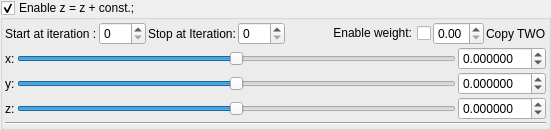
    <widget class="MyGroupBox" name="groupCheck_mandelbulb5_additionConstant2_enabled">
     <property name="title">
      <string>Enable z = z + const.;</string>
     </property>
     <property name="checkable">
      <bool>true</bool>
     </property>
     <layout class="QVBoxLayout" name="verticalLayout_13" stretch="0,0,0">
      <property name="spacing">
       <number>2</number>
      </property>
      <property name="leftMargin">
       <number>2</number>
      </property>
      <property name="topMargin">
       <number>2</number>
      </property>
      <property name="rightMargin">
       <number>2</number>
      </property>
      <property name="bottomMargin">
       <number>2</number>
      </property>
      <item>
       <layout class="QGridLayout" name="gridLayout_8">
        <item row="0" column="5">
         <widget class="QCheckBox" name="checkBox_mandelbulb5_additionConstant2_weight_enabled">
          <property name="layoutDirection">
           <enum>Qt::RightToLeft</enum>
          </property>
          <property name="text">
           <string>Enable weight:</string>
          </property>
         </widget>
        </item>
        <item row="0" column="4">
         <spacer name="horizontalSpacer_7">
          <property name="orientation">
           <enum>Qt::Horizontal</enum>
          </property>
          <property name="sizeHint" stdset="0">
           <size>
            <width>40</width>
            <height>20</height>
           </size>
          </property>
         </spacer>
        </item>
        <item row="0" column="6">
         <widget class="MyDoubleSpinBox" name="spinbox_mandelbulb5_additionConstant2_weight">
          <property name="sizePolicy">
           <sizepolicy hsizetype="Minimum" vsizetype="Maximum">
            <horstretch>0</horstretch>
            <verstretch>0</verstretch>
           </sizepolicy>
          </property>
          <property name="decimals">
           <number>2</number>
          </property>
          <property name="minimum">
           <double>0.000000000000000</double>
          </property>
          <property name="maximum">
           <double>1.000000000000000</double>
          </property>
          <property name="singleStep">
           <double>0.100000000000000</double>
          </property>
         </widget>
        </item>
        <item row="0" column="8">
         <widget class="QLabel" name="label_110">
          <property name="text">
           <string>Copy TWO</string>
          </property>
         </widget>
        </item>
        <item row="0" column="3">
         <widget class="MySpinBox" name="spinboxInt_mandelbulb5_additionConstant2_stop_iterations">
          <property name="sizePolicy">
           <sizepolicy hsizetype="Minimum" vsizetype="Maximum">
            <horstretch>0</horstretch>
            <verstretch>0</verstretch>
           </sizepolicy>
          </property>
          <property name="maximum">
           <number>250</number>
          </property>
         </widget>
        </item>
        <item row="0" column="1">
         <widget class="MySpinBox" name="spinboxInt_mandelbulb5_additionConstant2_start_iterations">
          <property name="sizePolicy">
           <sizepolicy hsizetype="Minimum" vsizetype="Maximum">
            <horstretch>0</horstretch>
            <verstretch>0</verstretch>
           </sizepolicy>
          </property>
          <property name="minimum">
           <number>0</number>
          </property>
          <property name="maximum">
           <number>250</number>
          </property>
          <property name="value">
           <number>0</number>
          </property>
         </widget>
        </item>
        <item row="0" column="2">
         <widget class="QLabel" name="label_53">
          <property name="text">
           <string>Stop at Iteration:</string>
          </property>
         </widget>
        </item>
        <item row="0" column="0">
         <widget class="QLabel" name="label_50">
          <property name="text">
           <string>Start at iteration :</string>
          </property>
         </widget>
        </item>
       </layout>
      </item>
      <item>
       <layout class="QGridLayout" name="gridLayout_16">
        <property name="spacing">
         <number>2</number>
        </property>
        <item row="2" column="3">
         <widget class="MyDoubleSpinBox" name="spinbox3_mandelbulb5_additionConstant2_z">
          <property name="sizePolicy">
           <sizepolicy hsizetype="Minimum" vsizetype="Maximum">
            <horstretch>0</horstretch>
            <verstretch>0</verstretch>
           </sizepolicy>
          </property>
          <property name="decimals">
           <number>6</number>
          </property>
          <property name="minimum">
           <double>-99.989999999999995</double>
          </property>
          <property name="singleStep">
           <double>0.100000000000000</double>
          </property>
         </widget>
        </item>
        <item row="2" column="1">
         <widget class="QLabel" name="label_13">
          <property name="text">
           <string>z:</string>
          </property>
         </widget>
        </item>
        <item row="0" column="1">
         <widget class="QLabel" name="label_6">
          <property name="text">
           <string>x:</string>
          </property>
         </widget>
        </item>
        <item row="1" column="3">
         <widget class="MyDoubleSpinBox" name="spinbox3_mandelbulb5_additionConstant2_y">
          <property name="sizePolicy">
           <sizepolicy hsizetype="Minimum" vsizetype="Maximum">
            <horstretch>0</horstretch>
            <verstretch>0</verstretch>
           </sizepolicy>
          </property>
          <property name="decimals">
           <number>6</number>
          </property>
          <property name="minimum">
           <double>-99.989999999999995</double>
          </property>
          <property name="singleStep">
           <double>0.100000000000000</double>
          </property>
         </widget>
        </item>
        <item row="0" column="3">
         <widget class="MyDoubleSpinBox" name="spinbox3_mandelbulb5_additionConstant2_x">
          <property name="sizePolicy">
           <sizepolicy hsizetype="Minimum" vsizetype="Maximum">
            <horstretch>0</horstretch>
            <verstretch>0</verstretch>
           </sizepolicy>
          </property>
          <property name="prefix">
           <string/>
          </property>
          <property name="decimals">
           <number>6</number>
          </property>
          <property name="minimum">
           <double>-99.989999999999995</double>
          </property>
          <property name="singleStep">
           <double>0.100000000000000</double>
          </property>
         </widget>
        </item>
        <item row="1" column="1">
         <widget class="QLabel" name="label_8">
          <property name="text">
           <string>y:</string>
          </property>
         </widget>
        </item>
        <item row="1" column="2">
         <widget class="QSlider" name="slider3_mandelbulb5_additionConstant2_y">
          <property name="sizePolicy">
           <sizepolicy hsizetype="Expanding" vsizetype="Maximum">
            <horstretch>0</horstretch>
            <verstretch>0</verstretch>
           </sizepolicy>
          </property>
          <property name="minimum">
           <number>-5000000</number>
          </property>
          <property name="maximum">
           <number>5000000</number>
          </property>
          <property name="orientation">
           <enum>Qt::Horizontal</enum>
          </property>
         </widget>
        </item>
        <item row="0" column="2">
         <widget class="QSlider" name="slider3_mandelbulb5_additionConstant2_x">
          <property name="sizePolicy">
           <sizepolicy hsizetype="Expanding" vsizetype="Maximum">
            <horstretch>0</horstretch>
            <verstretch>0</verstretch>
           </sizepolicy>
          </property>
          <property name="minimum">
           <number>-5000000</number>
          </property>
          <property name="maximum">
           <number>5000000</number>
          </property>
          <property name="orientation">
           <enum>Qt::Horizontal</enum>
          </property>
         </widget>
        </item>
        <item row="2" column="2">
         <widget class="QSlider" name="slider3_mandelbulb5_additionConstant2_z">
          <property name="sizePolicy">
           <sizepolicy hsizetype="Expanding" vsizetype="Maximum">
            <horstretch>0</horstretch>
            <verstretch>0</verstretch>
           </sizepolicy>
          </property>
          <property name="minimum">
           <number>-5000000</number>
          </property>
          <property name="maximum">
           <number>5000000</number>
          </property>
          <property name="orientation">
           <enum>Qt::Horizontal</enum>
          </property>
         </widget>
        </item>
       </layout>
      </item>
      <item>
       <widget class="Line" name="line_4">
        <property name="orientation">
         <enum>Qt::Horizontal</enum>
        </property>
       </widget>
      </item>
     </layout>
    </widget>
